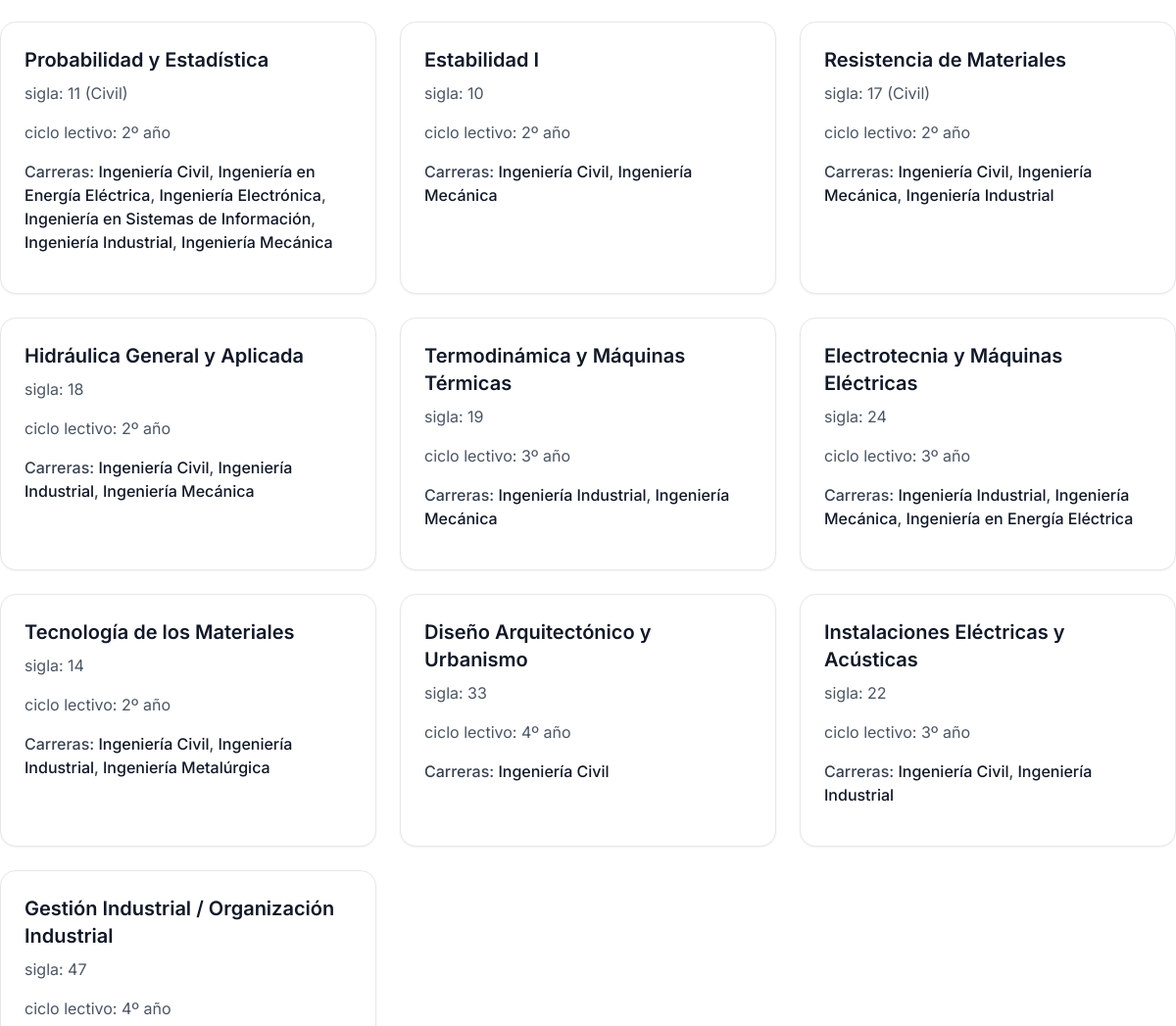
Page /materias/ (middle part) on the earlier database version.
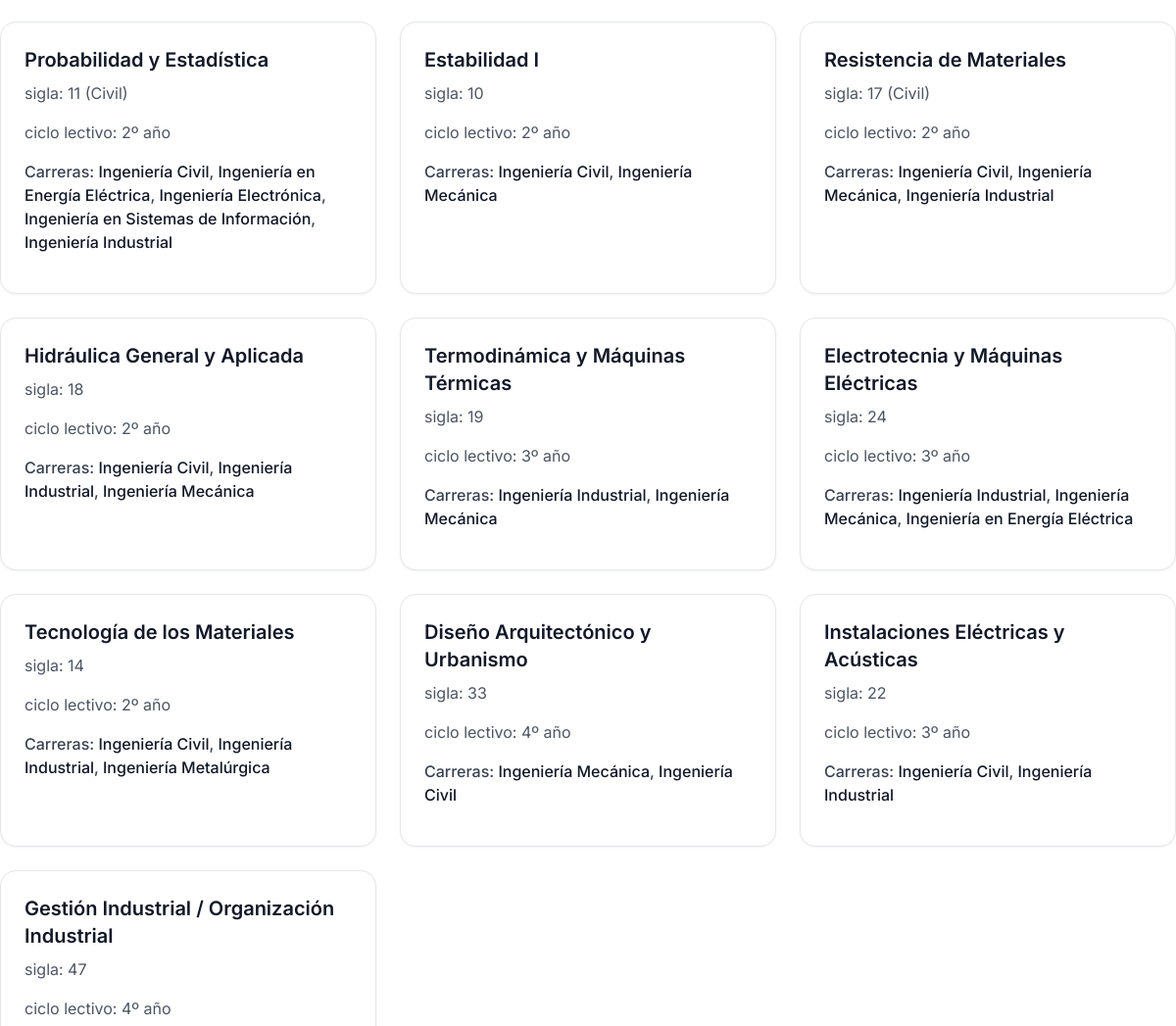
Same page on the later database version.
### UTN/models.py (models this page shows, shortened)
class Materia(models.Model):
    nombre = models.CharField(max_length=100, default="")
    sigla = models.CharField(max_length=10, primary_key=True)
    ciclo_lectivo = models.PositiveIntegerField()
    correlativas_requeridas = models.ManyToManyField('self', blank=True, symmetrical=False, related_name='materias_que_la_requieren', verbose_name='Materias Correlativas Requeridas')
    def get_carreras_admin(self):
        """
        Genera una cadena de texto HTML para mostrar en el Admin con las carreras y sus IDs.
        """
        carreras = self.carreramateria_set.select_related('carrera').all()
        info_carreras = []
        for cm in carreras:
            info_carreras.append(f"{cm.carrera.nombre} (ID: **{cm.carrera.id_carrera}**)")
        return mark_safe("<br>".join(info_carreras))
    get_carreras_admin.short_description = 'Carreras Asociadas'

class CarreraMateria(models.Model):
    carrera = models.ForeignKey(Carrera, on_delete=models.CASCADE)
    materia = models.ForeignKey(Materia, on_delete=models.CASCADE)
    anio = models.PositiveIntegerField()
    class Meta:
        unique_together = ('carrera', 'materia')

class Carrera(models.Model):
    id_carrera = models.AutoField(primary_key=True)
    nombre = models.CharField(max_length=100, null=True, blank=True)
    duracion_anios = models.PositiveIntegerField(null=True, blank=True)

### UTN/views.py (the view)
# urls.py: path('materias/', MateriaListView.as_view(), name='materia_list'),
class MateriaListView(ListView):
    model = Materia
    template_name = 'materia/materia_list.html'
    context_object_name = 'materias'
    def get_queryset(self):
        queryset = super().get_queryset()
        query = self.request.GET.get('q')
        if query:
            queryset = queryset.filter(Q(nombre__icontains=query))
        return queryset

### UTN/templates/materia/materia_list.html (shortened to what this page needs)
<!DOCTYPE html>
<html lang="es">
<head>
    <script src="https://cdn.tailwindcss.com"></script>
</head>
<body class="min-h-screen bg-background text-foreground font-sans">
        <div class="grid gap-6 md:grid-cols-2 lg:grid-cols-3">
            {% for materia in materias %}
            <div class="bg-white border border-gray-200 rounded-2xl shadow-sm p-6">
                <h2 class="text-xl font-semibold text-gray-900 mb-2">{{ materia.nombre }}</h2>
                <p class="text-gray-600 mb-4">sigla: {{ materia.sigla }}</p>
                <p class="text-gray-600 mb-4">ciclo lectivo: {{ materia.ciclo_lectivo }}º año</p>
                <p class="text-gray-700 font-medium mb-4">
                    Carreras:
                    {% for cm in materia.carreramateria_set.all %}
                        <span class="text-gray-900">{{ cm.carrera.nombre }}</span>{% if not forloop.last %}, {% endif %}
                    {% empty %}
                        <span class="text-gray-500">Sin carrera asignada</span>
                    {% endfor %}
                </p>
            </div>
            {% empty %}
                <p class="text-gray-500 text-center col-span-full">No hay materias disponibles.</p>
            {% endfor %}
        </div>
</body>
</html>

Differences in the rows shown:
changed Materia "Probabilidad y Estadística": loses CarreraMateria (carrera.nombre "Ingeniería Mecánica")
changed CarreraMateria (number 5 of 25 on the later page): no longer shows ","
changed Materia "Diseño Arquitectónico y Urbanismo": gains CarreraMateria (carrera.nombre "Ingeniería Mecánica")
